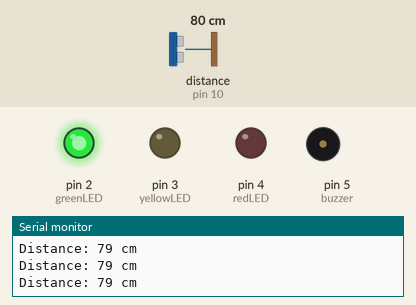
This sketch was run on a simulated Arduino Uno, built with avr-gcc and run on an emulated ATmega328P. Parts: output pins drawn as LEDs (lit = HIGH), buzzer (waves = sounding), the last lines printed to the serial monitor. Wiring (inferred from the names in the program): ultrasonic range finder: trigger pin 9; echo pin 10. Inputs (shaded band) come from the test bench; at power-on: distance to the obstacle (sensor on pin 10) 80 cm. The echo pulse lasts 58.3 µs per cm; pins used as bus, display or sensor lines are not drawn.

Above: at 1.2 s.
1.3 s: distance to the obstacle (sensor on pin 10) set to 44 cm
2.8 s: distance to the obstacle (sensor on pin 10) set to 38 cm
At 2.94 s:
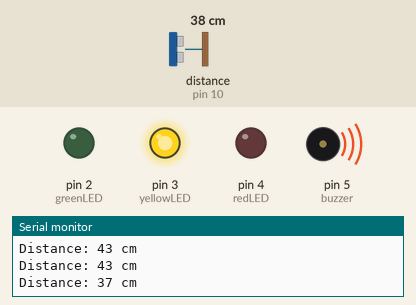
5.8 s: distance to the obstacle (sensor on pin 10) set to 24 cm
8.8 s: distance to the obstacle (sensor on pin 10) set to 19 cm
At 9.8 s:
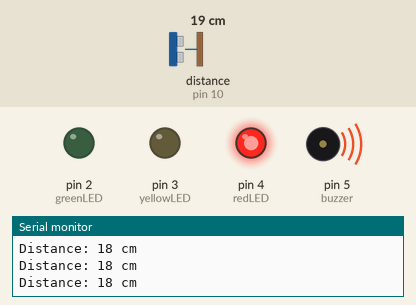
11.8 s: distance to the obstacle (sensor on pin 10) set to 250 cm
At 12.5 s:
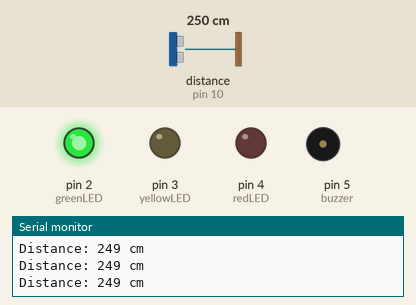
13.4 s: distance to the obstacle (sensor on pin 10) set to 2 cm
At 13.9 s:
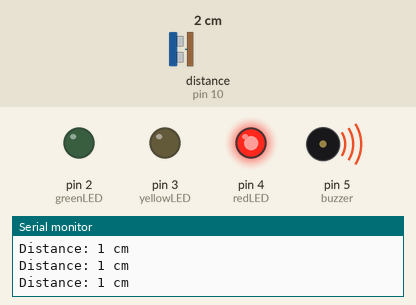
Timing chart, 0 to 17.4 s (numbered marks = the images above; inputs shaded):
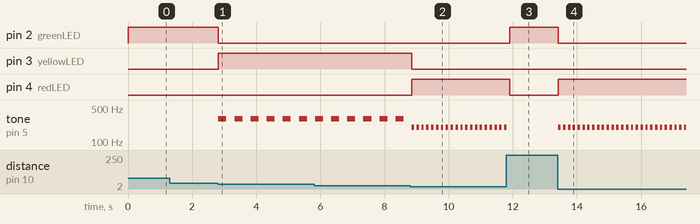

The sketch:

distance_warning_system_code.ino
```cpp
const int trigPin = 9;
const int echoPin = 10;

const int greenLED = 2;
const int yellowLED = 3;
const int redLED = 4;

const int buzzer = 5;

long duration;
int distance;

void setup() {
  pinMode(trigPin, OUTPUT);
  pinMode(echoPin, INPUT);

  pinMode(greenLED, OUTPUT);
  pinMode(yellowLED, OUTPUT);
  pinMode(redLED, OUTPUT);

  Serial.begin(9600);
}

void loop() {


  digitalWrite(trigPin, LOW);
  delayMicroseconds(2);

  digitalWrite(trigPin, HIGH);
  delayMicroseconds(10);

  digitalWrite(trigPin, LOW);


  duration = pulseIn(echoPin, HIGH);


distance = duration * 0.0343 / 2;

if (distance == 0 || distance > 400) {
  distance = 400;
}

  Serial.print("Distance: ");
  Serial.print(distance);
  Serial.println(" cm");

  if (distance > 40) {


    digitalWrite(greenLED, HIGH);
    digitalWrite(yellowLED, LOW);
    digitalWrite(redLED, LOW);

    noTone(buzzer);

  }
  else if (distance > 20) {


    digitalWrite(greenLED, LOW);
    digitalWrite(yellowLED, HIGH);
    digitalWrite(redLED, LOW);

    tone(buzzer, 300);
    delay(250);
    noTone(buzzer);
    delay(250);

  }
  else {


    digitalWrite(greenLED, LOW);
    digitalWrite(yellowLED, LOW);
    digitalWrite(redLED, HIGH);

    tone(buzzer, 200);
    delay(75);
    noTone(buzzer);
    delay(75);

  }
}
```

Measured:
- the behaviour switches between 42 and 41 cm on distance to the obstacle (sensor on pin 10) (found by bisection; images 0 and 1)
- the behaviour switches between 22 and 21 cm on distance to the obstacle (sensor on pin 10) (found by bisection; images 1 and 2)
- after the input at 2.8 s, pin 2 (greenLED): HIGH → LOW at once; pin 3 (yellowLED): LOW → HIGH at once; tone on pin 5 (buzzer): alternates 300 Hz for 0.25 s and silent for 0.25 s, starting at once
- after the input at 8.8 s, pin 3 (yellowLED): HIGH → LOW after 0.05 s; pin 4 (redLED): LOW → HIGH after 0.05 s; tone on pin 5 (buzzer): alternates 200 Hz for 0.08 s and silent for 0.08 s, starting after 0.05 s
- after the input at 11.8 s, pin 2 (greenLED): LOW → HIGH after 0.10 s; pin 4 (redLED): HIGH → LOW after 0.10 s; tone on pin 5 (buzzer): goes on until 11.8 s, then stays silent
- after the input at 13.4 s, pin 2 (greenLED): HIGH → LOW at once; pin 4 (redLED): LOW → HIGH at once; tone on pin 5 (buzzer): alternates 200 Hz for 0.08 s and silent for 0.08 s, starting at once
